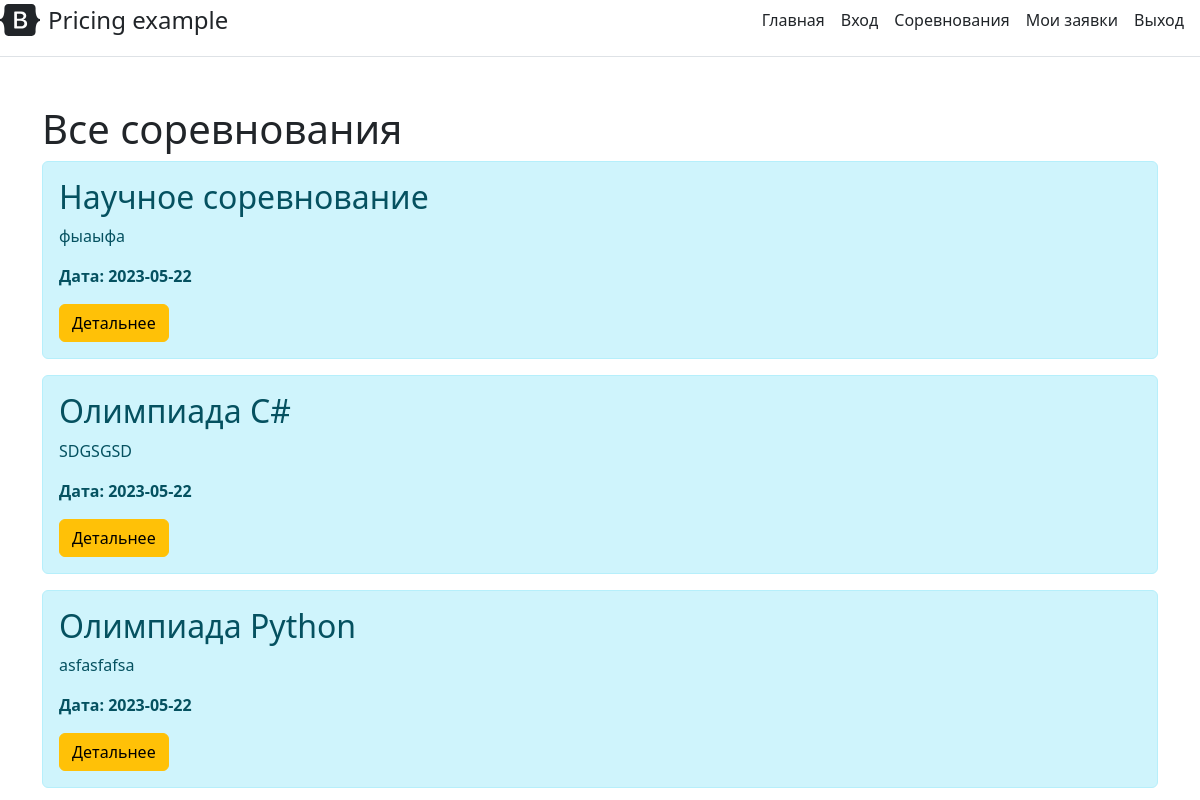
The app's page /сompetitions (signed in), older data.
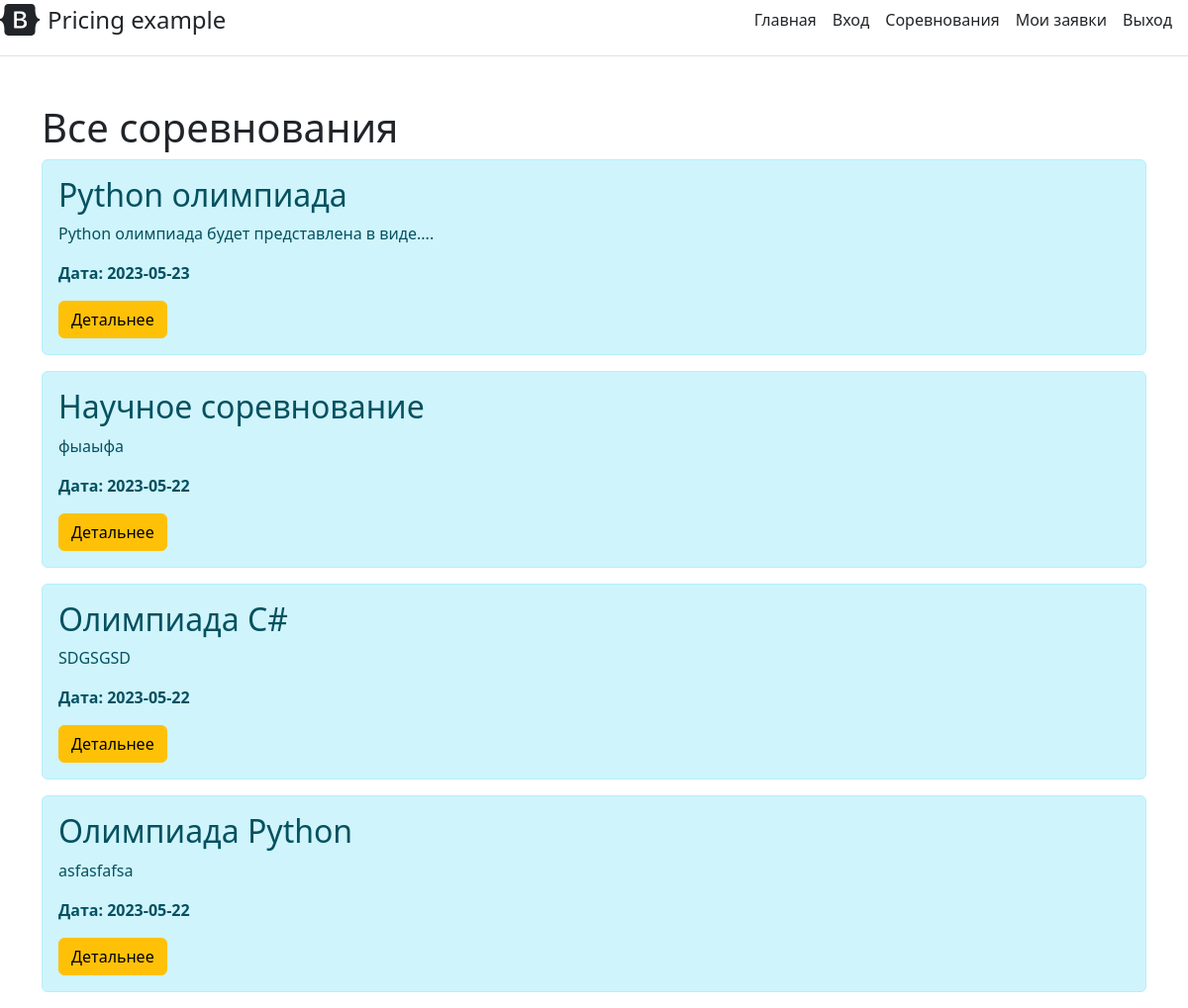
The same page, newer data.
### user_data.py (models this page shows, shortened)
class Olympiad(db.Model):
    id = db.Column(db.Integer, primary_key=True)
    title = db.Column(db.String(100), nullable=False)
    introduction = db.Column(db.String(300), nullable=False)
    text = db.Column(db.Text, nullable=False)
    date = db.Column(db.DateTime, default=datetime.utcnow)

### app.py (the view)
@app.route('/сompetitions')
@login_required
def сompetitions():
    olympiads = Olympiad.query.order_by(Olympiad.date.desc()).all()
    return render_template('сompetitions.html', olympiads=olympiads)

### app.py (called while the page is built)
@login_manager.user_loader
def load_user(user_id):
    return Users.query.get(int(user_id))

### templates/сompetitions.html (shortened to what this page needs)
{% extends 'base.html' %}
{% block body %}
<div class="container mt-5">
    <h1>Все соревнования</h1>
    {% if olympiads|length > 0 %}
        {% for element in olympiads %}
        <div class="alert alert-info">
            <h2>{{ element.title }}</h2>
            <p>{{ element.introduction }}</p>
            <p><b> Дата: {{element.date.date() }}</b></p>
            <a href ="/сompetitions/{{ element.id }}" class ='btn btn-warning'>Детальнее</a>
        </div>
        {% endfor %}
    {% else %}
    <p> На данный момент олимпиад нет</p>
    {% endif %}
</div>
{% endblock %}

### templates/base.html (shortened to what this page needs)
<!doctype html>
<html lang="ru">
<head>
    <link rel = 'stylesheet' href = "https://cdn.jsdelivr.net/npm/bootstrap@5.2.3/dist/css/bootstrap.min.css">
</head>
<body>
    <div class="d-flex flex-column flex-md-row align-items-center pb-3 mb-4 border-bottom">
      <a href="/" class="d-flex align-items-center text-dark text-decoration-none">
        <span class="fs-4">Pricing example</span>
      </a>
      <nav class="d-inline-flex mt-2 mt-md-0 ms-md-auto">
        <a class="me-3 py-2 text-dark text-decoration-none" href="/">Главная</a>
        <a class="me-3 py-2 text-dark text-decoration-none" href="/entry">Вход</a>
          <a class="me-3 py-2 text-dark text-decoration-none" href="/сompetitions">Соревнования</a>
          {% if current_user.is_authenticated %}
          <a class="me-3 py-2 text-dark text-decoration-none" href="/my_applications">Мои заявки</a>
          <a class="me-3 py-2 text-dark text-decoration-none" href="/logout">Выход</a>
          {% endif %}
      </nav>
    </div>
    {% block body %}{% endblock %}
</body>
</html>

Row changes from the older to the newer data that the page shows:
added Olympiad: title "Python олимпиада", introduction "Python олимпиада будет представлена в виде....", date "2023-05-23"
